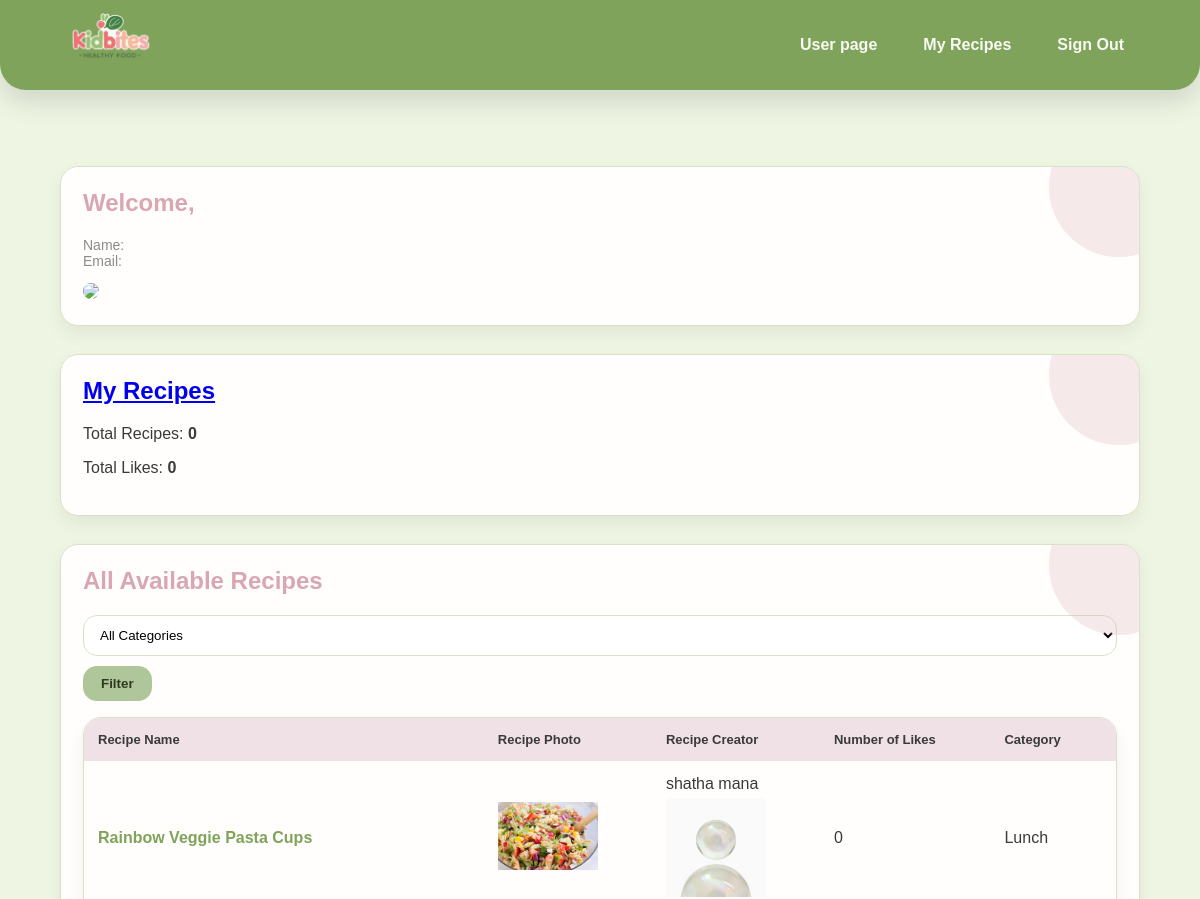
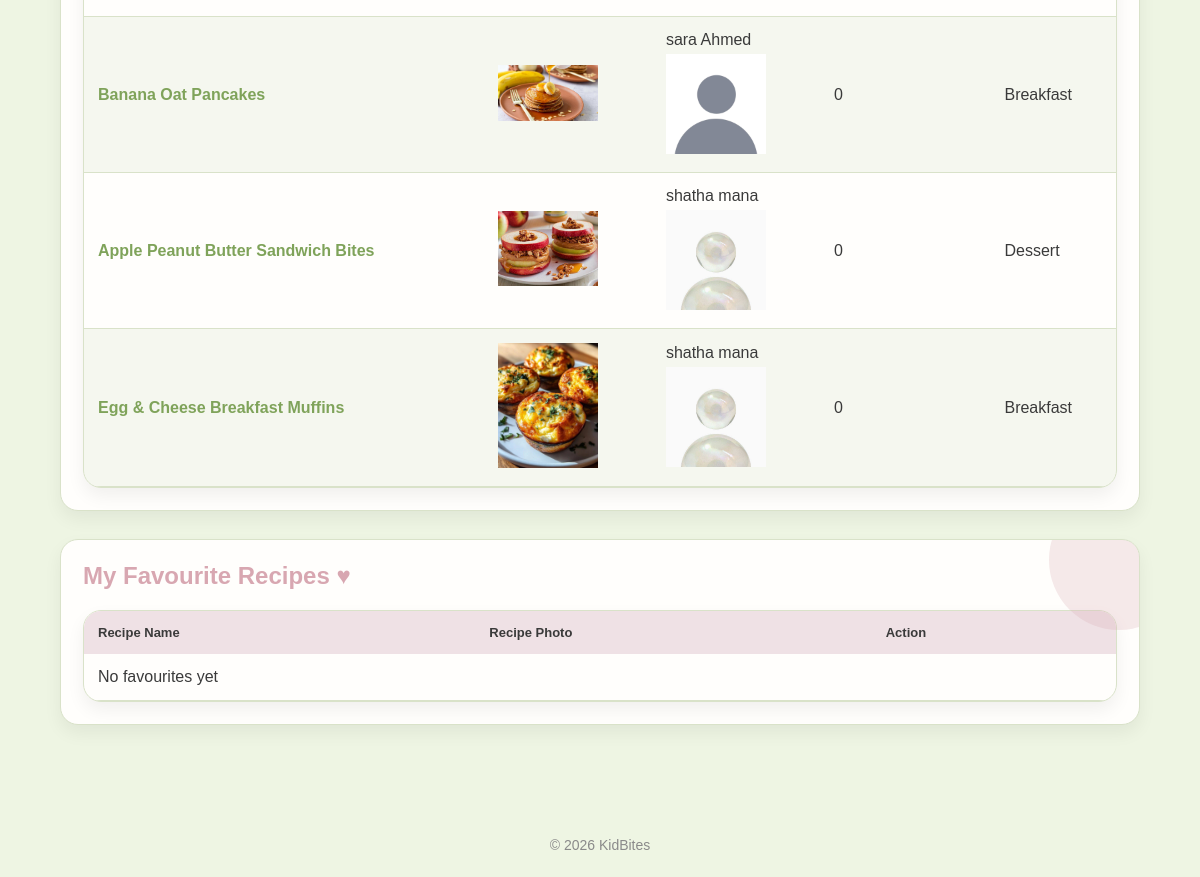
Page /user.php (signed in) on the committed database (2 pictures, top to bottom).
### tables this page shows
CREATE TABLE `recipe` (
  `id` int(11) NOT NULL,
  `userID` int(11) DEFAULT NULL,
  `categoryID` int(11) DEFAULT NULL,
  `name` varchar(100) DEFAULT NULL,
  `description` text,
  `photoFileName` varchar(255) DEFAULT NULL,
  `videoFilePath` varchar(255) DEFAULT NULL
);

CREATE TABLE `users` (
  `id` int(11) NOT NULL,
  `userType` enum('user','admin') NOT NULL,
  `firstName` varchar(50) NOT NULL,
  `lastName` varchar(50) NOT NULL,
  `emailAddress` varchar(100) NOT NULL,
  `password` varchar(255) NOT NULL,
  `photoFileName` varchar(255) NOT NULL
);

CREATE TABLE `recipecategory` (
  `id` int(11) NOT NULL,
  `categoryName` varchar(50) NOT NULL
);

### user.php (the view, shortened to what this page needs)
<?php
include "db.php";
$userID = $_SESSION['userID'];
$userQuery = "SELECT * FROM users WHERE id = $userID";
$userResult = $conn->query($userQuery);
$user = $userResult->fetch_assoc();
$countRecipes = "SELECT COUNT(*) as total FROM recipe WHERE userID = $userID";
$res1 = $conn->query($countRecipes);
$totalRecipes = $res1->fetch_assoc()['total'];
$countLikes = "
SELECT COUNT(*) as totalLikes
FROM likes
JOIN recipe ON recipe.id = likes.recipeID
WHERE recipe.userID = $userID
";
$res2 = $conn->query($countLikes);
$totalLikes = $res2->fetch_assoc()['totalLikes'];
$where = "";
$recipesQuery = "
SELECT recipe.*,
       users.firstName, users.lastName, users.photoFileName AS userPhoto,
       recipecategory.categoryName,
       COUNT(likes.recipeID) as totalLikes
FROM recipe
JOIN users ON recipe.userID = users.id
JOIN recipecategory ON recipe.categoryID = recipecategory.id
LEFT JOIN likes ON recipe.id = likes.recipeID
$where
GROUP BY recipe.id
";
$recipes = $conn->query($recipesQuery);
$favQuery = "
SELECT recipe.*
FROM favourites
JOIN recipe ON favourites.recipeID = recipe.id
WHERE favourites.userID = $userID
";
$favourites = $conn->query($favQuery);
?>
<!DOCTYPE html>
<html lang="en">
<head>
<link rel="stylesheet" href="style.css">
</head>
<body>
<header>
<div class="container header-inner">
<a class="brand" href="index.php">
<img src="images/logo.png" class="logo">
</a>
<nav class="nav">
<a href="user.php">User page</a>
<a href="my-recipes.php">My Recipes</a>
<a href="index.php">Sign Out</a>
</nav>
</div>
</header>
<main>
<div class="container">
<br><br>
<section class="card">
<h2>Welcome, <?= $user['firstName'] ?></h2>
<p class="hint">
Name: <?= $user['firstName']." ".$user['lastName'] ?><br>
Email: <?= $user['emailAddress'] ?>
</p>
<div>
<img src="images/<?= $user['photoFileName'] ?>" width="120" style="border-radius:14px;">
</div>
</section>
<section class="card">
<h2><a href="my-recipes.php">My Recipes</a></h2>
<p>Total Recipes: <strong><?= $totalRecipes ?></strong></p>
<p>Total Likes: <strong><?= $totalLikes ?></strong></p>
</section>
<section class="card">
<h2>All Available Recipes</h2>
<form method="POST">
<div style="display:flex; gap:10px; margin-bottom:16px; flex-wrap:wrap;">
<select name="categoryID">
<option value="">All Categories</option>
</select>
<button class="btn btn-secondary">Filter</button>
</div>
</form>
<div class="table-wrap">
<table>
<thead>
<tr>
<th>Recipe Name</th>
<th>Recipe Photo</th>
<th>Recipe Creator</th>
<th>Number of Likes</th>
<th>Category</th>
</tr>
</thead>
<tbody>
<?php if($recipes->num_rows > 0): ?>
<?php while($row = $recipes->fetch_assoc()): ?>
<tr>
<td>
<a href="view-recipe.php?id=<?= $row['id'] ?>">
<?= $row['name'] ?>
</a>
</td>
<td>
<img src="images/<?= $row['photoFileName'] ?>" width="100">
</td>
<td>
<?= $row['firstName']." ".$row['lastName'] ?><br>
<img src="images/<?= $row['userPhoto'] ?>" width="100" style="margin-top:5px;">
</td>
<td>
<?= $row['totalLikes'] ?>
</td>
<td>
<?= $row['categoryName'] ?>
</td>
</tr>
<?php endwhile; ?>
<?php else: ?>
<tr>
<td colspan="5" class="empty-msg">No recipes found</td>
</tr>
<?php endif; ?>
</tbody>
</table>
</div>
</section>
<section class="card">
<h2>My Favourite Recipes ♥</h2>
<div class="table-wrap">
<table>
<thead>
<tr>
<th>Recipe Name</th>
<th>Recipe Photo</th>
<th>Action</th>
</tr>
</thead>
<tbody>
<?php if($favourites->num_rows > 0): ?>
<?php while($row = $favourites->fetch_assoc()): ?>
<tr>
<td>
<a href="view-recipe.php?id=<?= $row['id'] ?>">
<?= $row['name'] ?>
</a>
</td>
<td>
<img src="images/<?= $row['photoFileName'] ?>" width="100">
</td>
<td>
<a href="remove_fav.php?id=<?= $row['id'] ?>" class="btn btn-danger">
Remove</a>
</td>
</tr>
<?php endwhile; ?>
<?php else: ?>
<tr>
<td colspan="3" class="empty-msg">No favourites yet</td>
</tr>
<?php endif; ?>
</tbody>
</table>
</div>
</section>
</div>
</main>
<footer class="footer">
© 2026 KidBites
</footer>
</body>
</html>

### style.css (style rules this page uses)
* { box-sizing: border-box; }
body { margin: 0; font-family: Arial, sans-serif; color: #3a3a3a; background: #eef5e3; }
.container { width: 90%; margin: auto; }
header { background: #7fa35a; box-shadow: 0 12px 26px rgba(0,0,0,0.12); border-bottom-left-radius: 26px; border-bottom-right-radius: 26px; padding: 0; }
.header-inner { display: flex; align-items: center; justify-content: space-between; height: 90px; }
.brand { font-size: 22px; font-weight: 800; color: white; text-decoration: none; }
.nav { display: flex; gap: 14px; }
.nav a { color: #f8faf4; text-decoration: none; font-weight: 600; padding: 8px 16px; border-radius: 999px; transition: background 0.25s ease; }
main { padding: 40px 0 60px; }
.card { background: #fffefc; border-radius: 18px; padding: 22px; margin-bottom: 28px; border: 1px solid #d9e2c9; box-shadow: 0 8px 18px rgba(0,0,0,0.06); position: relative; overflow: hidden; }
.card::before { content: ""; position: absolute; top: -50px; right: -50px; width: 140px; height: 140px; background: rgba(216,167,177,0.25); border-radius: 50%; }
h2 { color: #d8a7b1; margin-top: 0; }
.hint { color: #8a8a8a; font-size: 14px; }
.btn { padding: 10px 18px; border-radius: 14px; border: none; cursor: pointer; font-weight: 700; background: #e5e5e5; transition: transform 0.15s ease, box-shadow 0.15s ease; }
.btn-secondary { background: #afc69a; color: #2f3a20; }
input, select, textarea { width: 100%; padding: 11px 12px; border-radius: 14px; border: 1px solid #d9e2c9; background: white; font-family: inherit; }
.table-wrap { background: #fffefc; border-radius: 18px; overflow-x: auto; box-shadow: 0 8px 18px rgba(0,0,0,0.06); border: 1px solid #d9e2c9; }
table { width: 100%; border-collapse: collapse; }
thead th { padding: 14px; text-align: left; font-size: 13px; font-weight: 800; background: #efe1e5; }
tbody td { padding: 14px; border-bottom: 1px solid #d9e2c9; }
tbody tr:nth-child(even) { background: rgba(127,163,90,0.08); }
table a { color: #7fa35a; text-decoration: none; font-weight: 600; }
footer { text-align: center; padding: 24px 0; font-size: 14px; color: #8a8a8a; }
.logo { max-height: 150px; width: auto; }
tbody td { vertical-align: middle; }

### rows in the picture
recipe: name "Rainbow Veggie Pasta Cups", photoFileName (picture), userID.firstName "shatha", userID.lastName "mana", userID.photoFileName (picture), totalLikes "0", categoryID.categoryName "Lunch"
recipe: name "Banana Oat Pancakes", photoFileName (picture), userID.firstName "sara", userID.lastName "Ahmed", userID.photoFileName (placeholder picture), totalLikes "0", categoryID.categoryName "Breakfast"
recipe: name "Apple Peanut Butter Sandwich Bites", photoFileName (picture), userID.firstName "shatha", userID.lastName "mana", userID.photoFileName (picture), totalLikes "0", categoryID.categoryName "Dessert"
recipe: name "Egg & Cheese Breakfast Muffins", photoFileName (picture), userID.firstName "shatha", userID.lastName "mana", userID.photoFileName (picture), totalLikes "0", categoryID.categoryName "Breakfast"

### other values in the picture
$totalRecipes "0"
$totalLikes "0"
